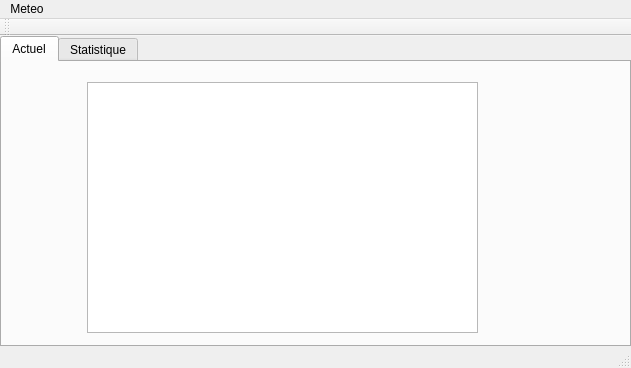
<?xml version="1.0" encoding="UTF-8"?>
<ui version="4.0">
 <class>meteo</class>
 <widget class="QMainWindow" name="meteo">
  <property name="geometry">
   <rect>
    <x>0</x>
    <y>0</y>
    <width>631</width>
    <height>368</height>
   </rect>
  </property>
  <property name="windowTitle">
   <string>meteo</string>
  </property>
  <widget class="QWidget" name="centralWidget">
   <widget class="QLabel" name="label">
    <property name="geometry">
     <rect>
      <x>160</x>
      <y>100</y>
      <width>151</width>
      <height>71</height>
     </rect>
    </property>
   </widget>
   <widget class="QTabWidget" name="tabWidget">
    <property name="geometry">
     <rect>
      <x>0</x>
      <y>0</y>
      <width>631</width>
      <height>311</height>
     </rect>
    </property>
    <property name="currentIndex">
     <number>0</number>
    </property>
    <widget class="QWidget" name="tab">
     <attribute name="title">
      <string>Actuel</string>
     </attribute>
     <widget class="QTableView" name="tableTest">
      <property name="geometry">
       <rect>
        <x>85</x>
        <y>20</y>
        <width>391</width>
        <height>251</height>
       </rect>
      </property>
     </widget>
    </widget>
    <widget class="QWidget" name="tab_2">
     <attribute name="title">
      <string>Statistique</string>
     </attribute>
     <widget class="QTextEdit" name="textEdit">
      <property name="geometry">
       <rect>
        <x>40</x>
        <y>30</y>
        <width>491</width>
        <height>201</height>
       </rect>
      </property>
      <property name="html">
       <string>&lt;!DOCTYPE HTML PUBLIC &quot;-//W3C//DTD HTML 4.0//EN&quot; &quot;http://www.w3.org/TR/REC-html40/strict.dtd&quot;&gt;
&lt;html&gt;&lt;head&gt;&lt;meta name=&quot;qrichtext&quot; content=&quot;1&quot; /&gt;&lt;style type=&quot;text/css&quot;&gt;
p, li { white-space: pre-wrap; }
&lt;/style&gt;&lt;/head&gt;&lt;body style=&quot; font-family:'Ubuntu'; font-size:11pt; font-weight:400; font-style:normal;&quot;&gt;
&lt;p style=&quot; margin-top:0px; margin-bottom:0px; margin-left:0px; margin-right:0px; -qt-block-indent:0; text-indent:0px;&quot;&gt;EN TRAVAUX&lt;/p&gt;&lt;/body&gt;&lt;/html&gt;</string>
      </property>
     </widget>
    </widget>
   </widget>
  </widget>
  <widget class="QMenuBar" name="menuBar">
   <property name="geometry">
    <rect>
     <x>0</x>
     <y>0</y>
     <width>631</width>
     <height>25</height>
    </rect>
   </property>
   <widget class="QMenu" name="menuMeteo">
    <property name="title">
     <string>Meteo</string>
    </property>
   </widget>
   <addaction name="menuMeteo"/>
  </widget>
  <widget class="QToolBar" name="mainToolBar">
   <attribute name="toolBarArea">
    <enum>TopToolBarArea</enum>
   </attribute>
   <attribute name="toolBarBreak">
    <bool>false</bool>
   </attribute>
  </widget>
  <widget class="QStatusBar" name="statusBar"/>
 </widget>
 <layoutdefault spacing="6" margin="11"/>
 <resources/>
 <connections/>
</ui>
